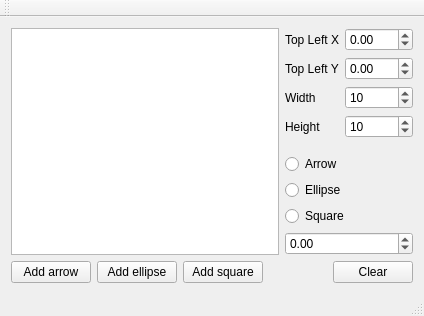
<?xml version="1.0" encoding="UTF-8"?>
<ui version="4.0">
 <class>MainWindow</class>
 <widget class="QMainWindow" name="MainWindow">
  <property name="geometry">
   <rect>
    <x>0</x>
    <y>0</y>
    <width>424</width>
    <height>316</height>
   </rect>
  </property>
  <property name="windowTitle">
   <string>MainWindow</string>
  </property>
  <widget class="QWidget" name="centralWidget">
   <layout class="QVBoxLayout" name="verticalLayout_2">
    <item>
     <layout class="QHBoxLayout" name="horizontalLayout_2">
      <item>
       <widget class="QGraphicsView" name="graphicsView"/>
      </item>
      <item>
       <layout class="QVBoxLayout" name="verticalLayout">
        <item>
         <layout class="QFormLayout" name="formLayout">
          <item row="0" column="0">
           <widget class="QLabel" name="topLeftX_label">
            <property name="text">
             <string>Top Left X</string>
            </property>
           </widget>
          </item>
          <item row="0" column="1">
           <widget class="QDoubleSpinBox" name="tolLeftX_sb">
            <property name="minimum">
             <double>-500.000000000000000</double>
            </property>
            <property name="maximum">
             <double>500.000000000000000</double>
            </property>
           </widget>
          </item>
          <item row="1" column="0">
           <widget class="QLabel" name="topLeftY_label">
            <property name="text">
             <string>Top Left Y</string>
            </property>
           </widget>
          </item>
          <item row="1" column="1">
           <widget class="QDoubleSpinBox" name="topLeftY_sb">
            <property name="minimum">
             <double>-500.000000000000000</double>
            </property>
            <property name="maximum">
             <double>500.000000000000000</double>
            </property>
           </widget>
          </item>
          <item row="2" column="0">
           <widget class="QLabel" name="width_label">
            <property name="text">
             <string>Width</string>
            </property>
           </widget>
          </item>
          <item row="2" column="1">
           <widget class="QSpinBox" name="width_sb">
            <property name="maximum">
             <number>1000</number>
            </property>
            <property name="value">
             <number>10</number>
            </property>
           </widget>
          </item>
          <item row="3" column="0">
           <widget class="QLabel" name="height_label">
            <property name="text">
             <string>Height</string>
            </property>
           </widget>
          </item>
          <item row="3" column="1">
           <widget class="QSpinBox" name="height_sb">
            <property name="maximum">
             <number>1000</number>
            </property>
            <property name="value">
             <number>10</number>
            </property>
           </widget>
          </item>
         </layout>
        </item>
        <item>
         <widget class="QRadioButton" name="arrow_rb">
          <property name="text">
           <string>Arrow</string>
          </property>
         </widget>
        </item>
        <item>
         <widget class="QRadioButton" name="ellipse_rb">
          <property name="text">
           <string>Ellipse</string>
          </property>
         </widget>
        </item>
        <item>
         <widget class="QRadioButton" name="square_rb">
          <property name="text">
           <string>Square</string>
          </property>
         </widget>
        </item>
        <item>
         <widget class="QDoubleSpinBox" name="angle_sb">
          <property name="minimum">
           <double>-500.000000000000000</double>
          </property>
          <property name="maximum">
           <double>500.000000000000000</double>
          </property>
         </widget>
        </item>
       </layout>
      </item>
     </layout>
    </item>
    <item>
     <layout class="QHBoxLayout" name="horizontalLayout">
      <item>
       <widget class="QPushButton" name="arrowButton">
        <property name="text">
         <string>Add arrow</string>
        </property>
       </widget>
      </item>
      <item>
       <widget class="QPushButton" name="ellipseButton">
        <property name="text">
         <string>Add ellipse</string>
        </property>
       </widget>
      </item>
      <item>
       <widget class="QPushButton" name="squareButton">
        <property name="text">
         <string>Add square</string>
        </property>
       </widget>
      </item>
      <item>
       <spacer name="regthSpacer">
        <property name="orientation">
         <enum>Qt::Horizontal</enum>
        </property>
        <property name="sizeHint" stdset="0">
         <size>
          <width>40</width>
          <height>20</height>
         </size>
        </property>
       </spacer>
      </item>
      <item>
       <widget class="QPushButton" name="clearButton">
        <property name="text">
         <string>Clear</string>
        </property>
       </widget>
      </item>
     </layout>
    </item>
   </layout>
  </widget>
  <widget class="QMenuBar" name="menuBar">
   <property name="geometry">
    <rect>
     <x>0</x>
     <y>0</y>
     <width>424</width>
     <height>26</height>
    </rect>
   </property>
  </widget>
  <widget class="QToolBar" name="mainToolBar">
   <attribute name="toolBarArea">
    <enum>TopToolBarArea</enum>
   </attribute>
   <attribute name="toolBarBreak">
    <bool>false</bool>
   </attribute>
  </widget>
  <widget class="QStatusBar" name="statusBar"/>
 </widget>
 <layoutdefault spacing="6" margin="11"/>
 <resources/>
 <connections/>
</ui>
